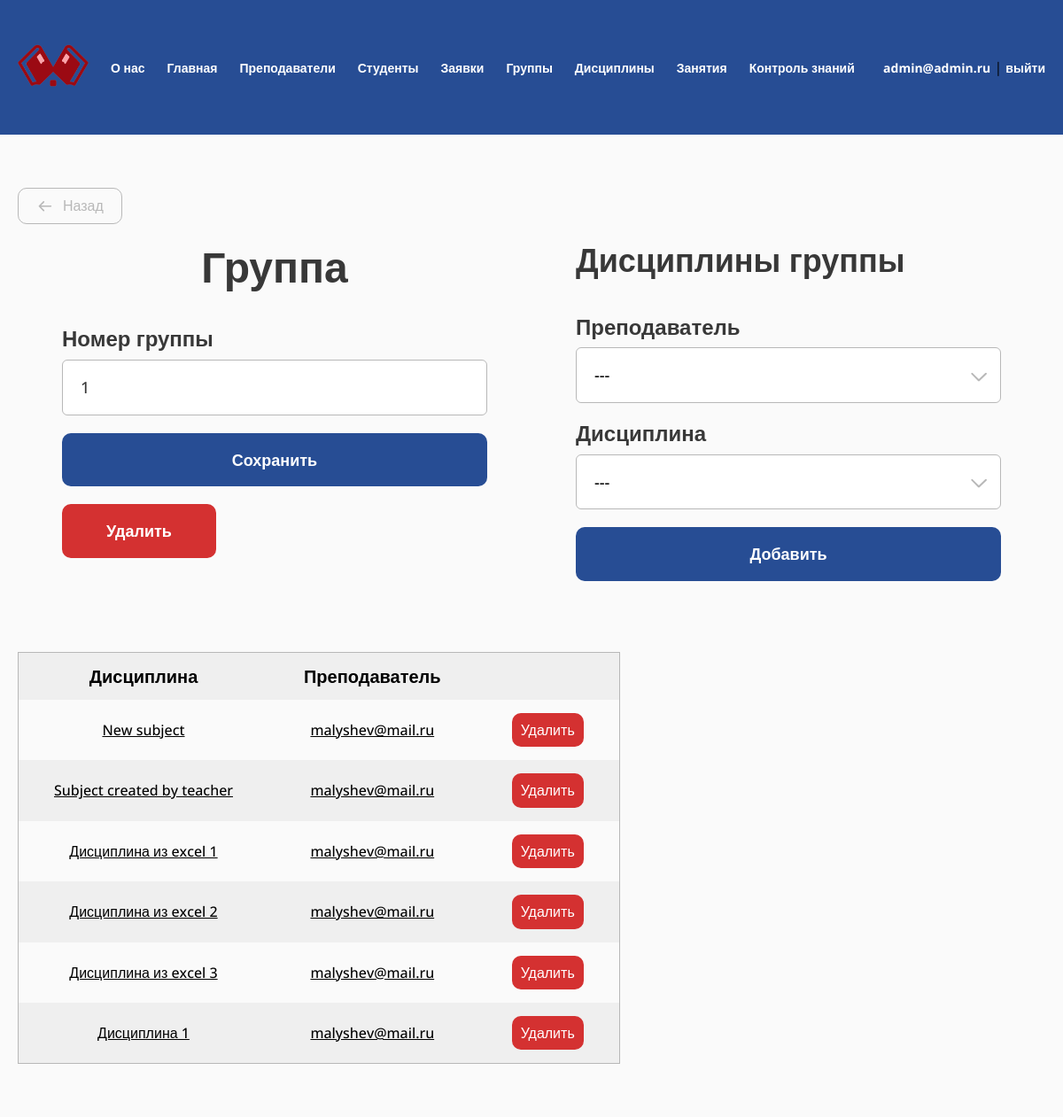
Screenshot of /group/1/ (signed in) with the database file from the repository.
### study/models.py (models this page shows, shortened)
class Group(models.Model):
    number = models.CharField(max_length=32)
    students = models.ManyToManyField(User, blank=True)
    class Meta:
        verbose_name = "Группа"
        verbose_name_plural = "Группы"

class TeacherGroupSubject(models.Model):
    teacher = models.ForeignKey(User, related_name="subjects", on_delete=models.CASCADE)
    subject = models.ForeignKey(Subject, related_name="items", on_delete=models.CASCADE)
    group = models.ForeignKey(Group, related_name="subjects", on_delete=models.CASCADE)
    class Meta:
        verbose_name = "Дисциплина группы"
        verbose_name_plural = "Дисциплины групп"

class Subject(models.Model):
    name = models.CharField(max_length=128)
    class Meta:
        verbose_name = "Дисциплина"
        verbose_name_plural = "Дисциплины"
    def __str__(self):
        return self.name

### study/views.py (the view, shortened to what this page needs)
# urls.py: path("group/<int:pk>/", views.GroupEditView.as_view(), name="group"),
@method_decorator(admin_only, name="dispatch")
class GroupEditView(LoginRequiredMixin, View):
    def get(self, request, pk, *args, **kwargs):
        group = get_object_or_404(Group, pk=pk)
        form = GroupForm(instance=group)
        subjects_form = TeacherGroupSubjectForm()
        teachers = User.objects.filter(profile__type=2)
        subjects = Subject.objects.all()
        return render(
            request,
            "study/group/edit.html",
            {
                "form": form,
                "subjects_form": subjects_form,
                "group": group,
                "teachers": teachers,
                "subjects": subjects,
            }
        )

### study/forms.py
class GroupForm(forms.ModelForm):
    class Meta:
        model = Group
        fields = ("number", )
        labels = {"number": "Номер группы"}
    def __init__(self, *args, **kwargs):
        super(GroupForm, self).__init__(*args, **kwargs)
        for visible in self.visible_fields():
            visible.field.widget.attrs['class'] = 'form__input'

class TeacherGroupSubjectForm(forms.ModelForm):
    class Meta:
        model = TeacherGroupSubject
        fields = ("teacher", "subject")
        labels = {"teacher": "Преподаватель", "subject": "Дисциплина"}
    def __init__(self, *args, **kwargs):
        super(TeacherGroupSubjectForm, self).__init__(*args, **kwargs)
        for visible in self.visible_fields():
            visible.field.widget.attrs['class'] = 'form__input'

### study/templates/study/group/edit.html (shortened to what this page needs)
{% extends "base.html" %}
{% load util %}
{% load static %}
{% block extra_css %}
<link rel="stylesheet" href="{% static 'css/select.css' %}">
<link rel="stylesheet" href="{% static 'css/table.css' %}">
{% endblock %}
{% block content %}
<a href="{% url 'groups' %}" class="back"><svg width="37" height="36" viewBox="0 0 37 36" fill="none" xmlns="http://www.w3.org/2000/svg">
<path d="M30.3301 18L6.33008 18M6.33008 18L15.3301 27M6.33008 18L15.3301 9" stroke="#383838" stroke-width="3" stroke-linecap="round" stroke-linejoin="round"/>
</svg>Назад</a>
<section class="section-teachers">
    <div class="form">
        <h1 class="h1 h1_center">Группа</h1>
        <form action="." method="POST" class="form mt-40">
            <div class="form__item">
                <label for="{{ form.number.id_for_label }}" class="form__label">{{ form.number.label }}</label>
                {{ form.number }}
            </div>
            <div class="form__item">
                <button type="submit" class="btn">Сохранить</button>
            </div>
            <div class="form__item">
                <a href="{% url 'group-delete' group.pk %}" class="btn btn_red confirm submit">Удалить</a>
            </div>
        </form>
    </div>
    <div class="form">
        <h2 class="h2">Дисциплины группы</h2>
        <form action="{% url 'group-add-subject' group.pk %}" method="POST" class="form mt-40">
            <div class="form__item">
                <label for="{{ subjects_form.teacher.id_for_label }}" class="form__label">{{ subjects_form.teacher.label }}</label>
                <div class="form__input select" role="close">
                    <div class="select__selected">---</div>
                    <div class="select__icon">
                    </div>
                </div>
            </div>
            <div class="form__item">
                <label for="{{ subjects_form.subject.id_for_label }}" class="form__label">{{ subjects_form.subject.label }}</label>
                <div class="form__input select" role="close">
                    <div class="select__selected">---</div>
                    <div class="select__icon">
                    </div>
                </div>
            </div>
            <div class="form__item">
                <button type="submit" class="btn">Добавить</button>
            </div>
        </form>
    </div>
</section>
<section class="section-subjects mt-40">
    <div class="table-wrapper mt-40">
        <table class="table mt-40">
            <thead>
                <tr>
                    <th>Дисциплина</th>
                    <th>Преподаватель</th>
                    <th></th>
                </tr>
            </thead>
            <tbody>
                {% for subject in group.subjects.all %}
                <tr>
                    <td><a href="{% url 'subject' subject.subject.pk %}">{{ subject.subject }}</a></td>
                    <td><a href="{% url 'teacher' subject.teacher.pk %}">{{ subject.teacher }}</a></td>
                    <td><a href="{% url 'group-remove-subject' subject.pk %}" class="btn btn-table btn_red confirm">Удалить</a></td>
                </tr>
                {% endfor %}
            </tbody>
        </table>
    </div>
</section>
{% endblock %}

### templates/base.html (shortened to what this page needs)
{% load static %}
<!DOCTYPE html>
<html lang="ru">
<head>
	<link rel="stylesheet" href="{% static 'css/reset.css' %}">
	<link rel="stylesheet" href="{% static 'css/main.css' %}">
	<link rel="stylesheet" href="{% static 'css/menu.css' %}">
    {% block extra_css %}{% endblock %}
</head>
<body>
	<header class="header">
		<div class="container">
			<ul class="header-menu">
				<li><a href="{% url 'index' %}" class="logo"><img src="{% static 'img/logo.png' %}" alt=""></a></li>
				<li><a href="{% url 'about' %}">О нас</a></li>
				{% if user.is_authenticated %}
				<li><a href="{% url 'index' %}">Главная</a></li>
				{% if user.profile.type == 1 %}
				<li><a href="{% url 'teachers' %}">Преподаватели</a></li>
				<li><a href="{% url 'students' %}">Студенты</a></li>
				<li><a href="{% url 'applications' %}">Заявки</a></li>
				<li><a href="{% url 'groups' %}">Группы</a></li>
				<li><a href="{% url 'subjects' %}">Дисциплины</a></li>
				<li><a href="{% url 'lessons' %}">Занятия</a></li>
				<li><a href="{% url 'tests' %}">Контроль знаний</a></li>
				{% elif user.profile.type == 2 %}
				<li><a href="{% url 'my-group' %}">Группы</a></li>
				<li><a href="{% url 'my-subjects' %}">Дисциплины</a></li>
				<li><a href="{% url 'my-lessons' %}">Занятия</a></li>
				<li><a href="{% url 'tests' %}">Контроль знаний</a></li>
				{% endif %}
				<li class="header-menu-profile">
					<a href="{% url 'profile' %}">{{ user.username }}</a> | <a href="{% url 'logout' %}">выйти</a>
				</li>
				{% endif%}
			</ul>
		</div>
	</header>
	<main class="main">
		<div class="container">
		    {% block content %}{% endblock %}
		</div>
	</main>
</body>
</html>

### static/css/main.css (style rules this page uses)
:root { --green: #274d94; --red: #D43131; --background: #FAFAFA; --gray: #B8B8B8; --tablePrimary: #EFEFEF; --tableSecondary: #FAFAFA; }
* { padding: 0; margin: 0; box-sizing: border-box; }
html { font-family: "Open Sans", sans-serif; }
body { display: flex; flex-direction: column; min-height: 100vh; height: 100%; }
.container { max-width: 1240px; padding: 0 20px; margin: 0 auto; position: relative; }
.mt-40 { margin-top: 40px; }
.h1 { color: #383838; font-size: 48px; font-weight: 700; }
.h1_center { text-align: center; }
.h2 { color: #383838; font-size: 36px; font-weight: 700; }
input, textarea { color: #383838; font-size: 18px; font-weight: 500; padding: 20px; max-width: 480px; width: 100%; border-radius: 6px; border: 1px solid var(--gray); display: block; }
input::placeholder { color: var(--gray); }
.btn { color: #FFF; font-size: 18px; font-weight: 700; border-radius: 10px; background: var(--green); padding: 20px 50px; text-align: center; cursor: pointer; text-decoration: none; display: block; width: fit-content; }
.btn.btn_red { background: var(--red); }
.btn.btn-table { padding: 10px; font-size: 16px; font-weight: 500; }
button[type='submit'], button.submit { width: 100%; padding: 20px; }
.header { padding: 50px 0; background: var(--green); }
.logo img { width: 100%; max-width: 80px; }
.main { flex: 1 1 100%; padding: 60px 0; background-color: var(--background); }
.form { max-width: 480px; width: 100%; margin-left: auto; margin-right: auto; }
.form__item:not(:last-of-type) { margin-bottom: 20px; }
.form__label { display: block; margin-bottom: 10px; color: #383838; font-size: 24px; font-weight: 700; }
.form__label { display: block; }
.back { display: inline-flex; align-items: center; gap: 10px; margin-bottom: 20px; font-size: 16px; font-weight: 500; text-decoration: none; color: white; border-radius: 10px; border: 1px solid var(--gray); color: var(--gray); padding: 10px 20px; }
.back svg { width: 20px; height: auto; }

### static/css/menu.css (style rules this page uses)
ul { list-style: none; }
.header-menu { display: flex; align-items: center; gap: 25px; width: 100%; }
.header-menu a { text-decoration: none; font-weight: 700; color: white; font-size: 14px; }
.header-menu-profile { margin-left: auto; }

### static/css/select.css (style rules this page uses)
.select { color: #000; font-size: 18px; font-weight: 500; padding: 20px; max-width: 480px; width: 100%; border-radius: 6px; background: #FFF; border: 1px solid var(--gray); display: block; position: relative; cursor: pointer; }
.select__icon { position: absolute; right: 15px; top: 50%; translate: 0 -50%; transition: rotate 400ms; }

### static/css/table.css (style rules this page uses)
.table-wrapper { width: 100%; overflow-x: auto; }
.table { border: 1px solid var(--gray); background: var(--tablePrimary); border-collapse: collapse; }
.table td, .table th { padding: 15px 40px; text-align: center; }
.table th { color: #000; font-size: 20px; font-weight: 700; }
.table td { color: #000; font-size: 16px; font-weight: 500; }
.table a:not(.btn) { color: black; }
.table tbody tr:nth-of-type(2n-1) { background: var(--tableSecondary); }

### study/templates/study/group/edit.html (style rules this page uses)
.section-teachers { display: flex; justify-content: space-between; }

### rows the page displays
Group: number "1"
TeacherGroupSubject: subject "New subject", teacher "malyshev@mail.ru"
TeacherGroupSubject: subject "Subject created by teacher", teacher "malyshev@mail.ru"
TeacherGroupSubject: subject "Дисциплина из excel 1", teacher "malyshev@mail.ru"
TeacherGroupSubject: subject "Дисциплина из excel 2", teacher "malyshev@mail.ru"
TeacherGroupSubject: subject "Дисциплина из excel 3", teacher "malyshev@mail.ru"
TeacherGroupSubject: subject "Дисциплина 1", teacher "malyshev@mail.ru"

### other values shown
{{ user.username }} "admin@admin.ru"
{{ subjects_form.teacher.label }} "Преподаватель"
{{ subjects_form.subject.label }} "Дисциплина"
